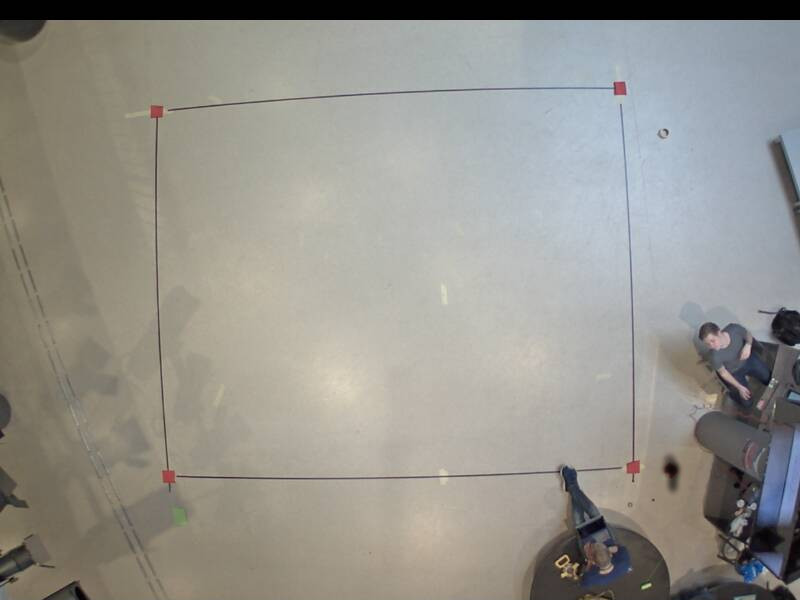
#> input picture opencv_v2/Camera_calibration/court_pic1.jpg, 800 x 600 px
$ python cameraMatrix_test.py
#> lines starting #> are read from the running program, lines starting #| are printed output that depends on the picture; after the words box and inside, x2 and y2 are one past the last pixel; in counts of white or black regions, pixels touching at a corner belong together
### opencv_v2/Camera_calibration/FindEdges1.py
"""
Author: Mikael
Script that seraches each quadrant in supplied frame for red markings(supposed to be court corners)
returns xList and yList with coordinates for all four corners found

"""

import numpy as np
import cv2
import imutils

xlist = []
ylist = []

class FindEdge:

    def __init__(self, colorLower, colorUpper):
#> further down, img is the input picture: shape (600, 800, 3); mean B, G, R 141.3, 147.9, 149.6
        self.colorLower = colorLower
        self.colorUpper = colorUpper

    """
    creates a ROI of the specified corner of the supplied frame
    params: number representing a corner in frame, frame
    returns: black frame with ROI in designated corner of original frame
    """
    def get_Masker(self, number, frame):
#> called with number = 0
        if (number == 0):
            black1 = cv2.rectangle(self.black,(0,(frame.shape[0]/2)),((frame.shape[1]/2),frame.shape[0]),(255, 255, 255), -1)
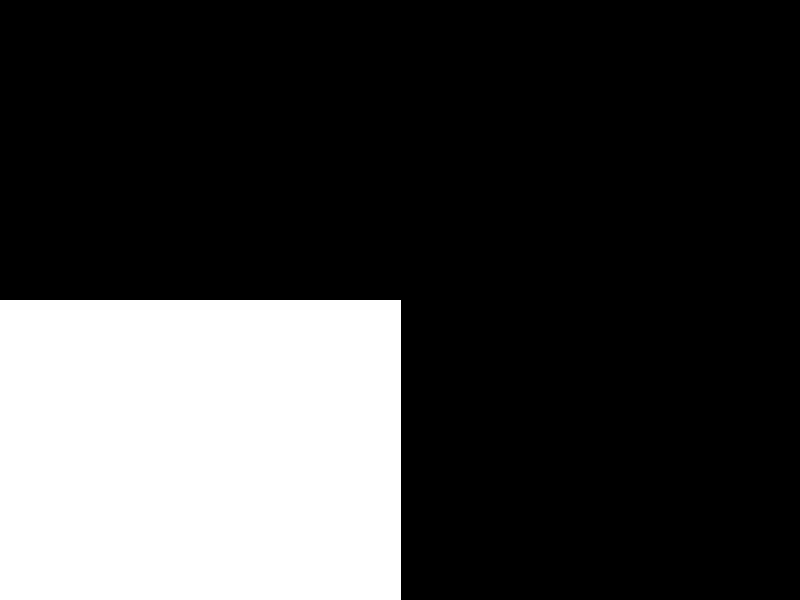
#> self.black: shape (600, 800, 3); 25.1% white; 1 white region, box (x1, y1, x2, y2) and area: (0, 300, 401, 600) 120300
            return black1
        elif(number == 1):
            black1 = cv2.rectangle(self.black,((frame.shape[1]/2),(frame.shape[0]/2)),((frame.shape[1]),frame.shape[0]),(255, 255, 255), -1)
            return black1
        elif(number == 2):
            black1 = cv2.rectangle(self.black,((frame.shape[1]/2),0),((frame.shape[1]),frame.shape[0]/2),(255, 255, 255), -1)
            return black1
        elif(number == 3):
            black1 = cv2.rectangle(self.black,(0,0),((frame.shape[1]/2),frame.shape[0]/2),(255, 255, 255), -1)
            return black1
    """
    Finds the center of the cornermark, one in each quadrant of the frame, returns one list of x-values and one list of y-values
    params: frame
    return xList, yList coordinates for each corner
    """
    def get_edges(self, frame):
        self.frame = frame
        xlist = []
        ylist = []
        nbr = 0
        #one iteration for each corner of the picture
        while nbr<4:
            frame1=self.frame.copy()
            self.black = np.zeros((frame1.shape[0], frame1.shape[1], 3), np.uint8)
            black1 = self.get_Masker(nbr, self.black)   #creates one ROI containing one corner of the frame per iteration
            gray = cv2.cvtColor(black1,cv2.COLOR_BGR2GRAY)  #---converting to gray

            ret,b_mask = cv2.threshold(gray,127,255, 0)

            hsv = cv2.cvtColor(frame1, cv2.COLOR_RGB2HSV)
#> hsv: shape (600, 800, 3); mean H, S, V 75.3, 31.4, 154.5
            mask = cv2.inRange(hsv, self.colorLower, self.colorUpper)
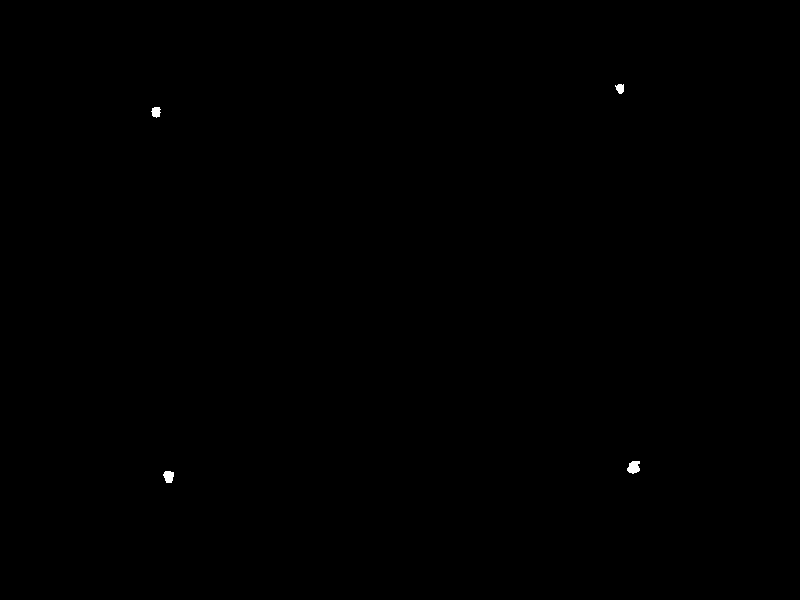
#> mask: shape (600, 800); 0.08% white; 4 white regions, box (x1, y1, x2, y2) and area: (627, 461, 640, 474) 127, (163, 471, 174, 483) 103, (151, 107, 161, 118) 81, (615, 84, 624, 94) 67
            mask = cv2.erode(mask, None, iterations=1)
#> mask: shape (600, 800); 0.04% white; 4 white regions, box (x1, y1, x2, y2) and area: (628, 462, 639, 472) 75, (165, 472, 173, 482) 61, (153, 108, 159, 116) 45, (617, 85, 623, 93) 32
            mask = cv2.dilate(mask, None, iterations=2)
#> mask: shape (600, 800); 0.12% white; 4 white regions, box (x1, y1, x2, y2) and area: (626, 460, 641, 474) 183, (163, 470, 175, 484) 149, (151, 106, 161, 118) 117, (615, 83, 625, 95) 104
            mask = cv2.morphologyEx(mask, cv2.MORPH_OPEN, None)
            mask = cv2.morphologyEx(mask, cv2.MORPH_CLOSE, None)
            #AND-operation with the ROI to filter out the rest of the frame
            fin = cv2.bitwise_and(mask,mask,mask = b_mask)
#> fin: shape (600, 800); 0.03% white; 1 white region
            cv2.imshow("fin", fin)
            #fetch found countures into cnts
            cnts = cv2.findContours(fin.copy(), cv2.RETR_EXTERNAL, cv2.CHAIN_APPROX_SIMPLE)[-2]
#> cnts = 1 contour; box (x1, y1, x2, y2) and area: (163, 470, 175, 484) 127
            cX = 0
            cY = 0
            for c in cnts:
                M = cv2.moments(c)
                cX += float(M["m10"] / M["m00"])
                cY += float(M["m01"] / M["m00"])
                cv2.drawContours(frame1, [c], -1, (0, 255, 0), 2)
                cv2.circle(frame1, (int(cX), int(cY)), 2, (255, 255, 255), -1)
                cv2.putText(frame1, "center", (int(cX) - 20, int(cY) - 20),
                cv2.FONT_HERSHEY_SIMPLEX, 0.5, (255, 255, 255), 2)
                cv2.imshow("frame", frame1)
#> this loop made 1 pass
#> (cX, cY) on pass 1: (168.4, 476.2)
#> after the loop, cX = 168.4; cY = 476.2
            k = cv2.waitKey(0)
#> (key Esc is pressed here)
            if k == 32: #om mellanslag trycks ned
                #put the average of each centerpoint found within the countour in the list
                xlist.append(float(cX/len(cnts)))
                ylist.append(float(cY/len(cnts)))
                pass
            elif k == 27:#esc to break
                break
            nbr += 1

        cv2.destroyWindow('frame')
        cv2.destroyWindow('fin')
        return xlist, ylist

### opencv_v2/Camera_calibration/cameraMatrix_test.py
"""
Author: Mikael

Script reads file named court_pic1.jpg
searches the image for four red corners and draws lines between them and displays the image
then undistorts the image with the cameraMatrix and distCoefs from calibration.py
displays the new image and finds the corners and draw new lines between them
in order to show the effect of the undistort method.

"""

import numpy as np
import cv2
import calibration
from FindEdges1 import FindEdge
redLower = (118, 90, 100)
redUpper = (127, 255, 255)
findEdge = FindEdge(redLower, redUpper)

img = cv2.imread( './court_pic1.jpg')
#get coordinates for corners in image
x1list,y1list = findEdge.get_edges(img)
#> x1list = []; y1list = []
print ('-------------Bild 1 koordinater----------------')
for index in range(0,len(x1list)):
    print(x1list[index], y1list[index])
#> this loop made 0 passes
print ('-----------------------------------------------')
newimage = img.copy()

edge = 0
#draw lines between identified corners
while edge <3:
#> (the run stopped early here; a loop or call above may not have finished)
